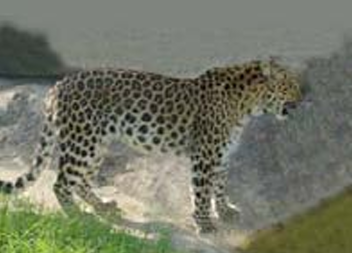
#> input picture project2/cheetah.png, 352 x 253 px
$ jupyter execute part2.ipynb
#> lines starting #> are read from the running program, lines starting #| are printed output that depends on the picture
## Imports and Convolution Function

[cell 1]
import matplotlib.pyplot as plt
import numpy as np
import cv2


def convolve(image, kernel):
    height, width, depth = image.shape
    kernel_size = kernel.shape[0] # kernel is square

    pad_size = kernel_size // 2
    padded_image = np.pad(image, ((pad_size, pad_size), (pad_size, pad_size), (pad_size, pad_size)), mode='edge')
    result = np.zeros((height, width, depth))

    for y in range(height):
        for x in range(width):
            for d in range(depth):
                mat = padded_image[y:y+kernel_size, x:x+kernel_size, d]
                result[y, x, d] = np.sum(np.multiply(mat, kernel))

    return result.astype(np.uint8)

## Read in Images

[cell 2]
#Gaussian Blur

cheetah = cv2.imread('./cheetah.png')
#> cheetah is the input picture: shape (253, 352, 3); mean B, G, R 102.5, 119, 115.7
elephant = cv2.imread('./elephant.png')
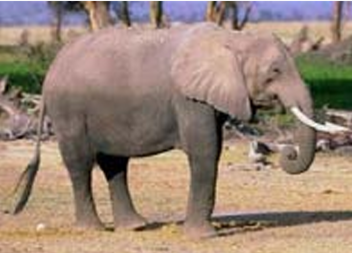
#> input picture project2/elephant.png, 352 x 253 px
#> elephant is the input picture: shape (253, 352, 3); mean B, G, R 118.7, 133.4, 154
cheetah = cv2.cvtColor(cheetah, cv2.COLOR_BGR2RGB)
elephant = cv2.cvtColor(elephant, cv2.COLOR_BGR2RGB)

## Calculate high and low pass filters

[cell 3]
gaussian_est_kernel = 1/16 * np.array([
    [1, 2, 1],
    [2, 4, 2],
    [1, 2, 1]
])


low_pass_elephant = convolve(elephant, gaussian_est_kernel)
#> after the loop in convolve, `for y in range(height):`:
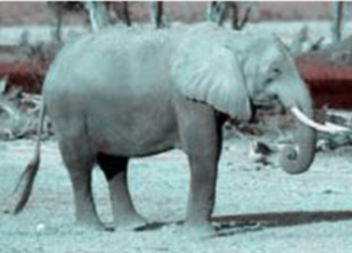
#> result: shape (253, 352, 3) float64; mean of channels 0, 1, 2 154, 154, 133.4; drawn as B, G, R
high_pass_elephant = (elephant - low_pass_elephant)
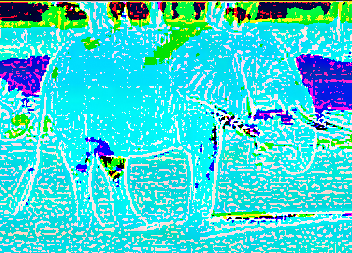
#> high_pass_elephant: shape (253, 352, 3); mean R, G, B 68, 210, 211.6

low_pass_cheetah = convolve(cheetah, gaussian_est_kernel)
#> after the loop in convolve (call 2), `for y in range(height):`:
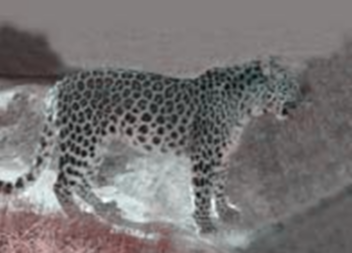
#> result: shape (253, 352, 3) float64; mean of channels 0, 1, 2 115.7, 115.7, 119; drawn as B, G, R
high_pass_cheetah = (cheetah - low_pass_cheetah)
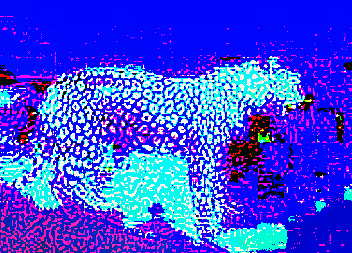
#> high_pass_cheetah: shape (253, 352, 3); mean R, G, B 58.8, 70.9, 228.3

## Create Hybrid Images

[cell 4]
# Combine the low-pass and high-pass components with weighting
hybrid_image_1 = np.clip((low_pass_cheetah) + (high_pass_elephant), 0, 255).astype(np.uint8)
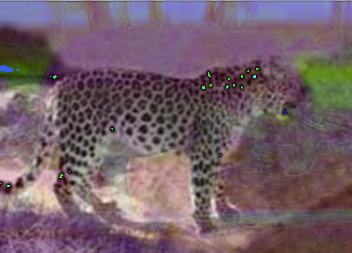
#> hybrid_image_1: shape (253, 352, 3); mean R, G, B 115.7, 95.5, 104.6
hybrid_image_2 = np.clip((low_pass_elephant * 0.75) + (high_pass_cheetah * 0.25), 0, 255).astype(np.uint8)
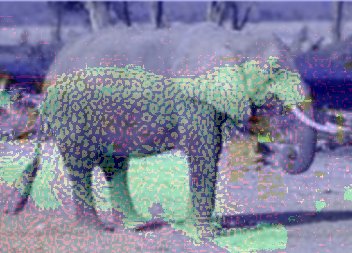
#> hybrid_image_2: shape (253, 352, 3); mean R, G, B 129.5, 132.5, 156.4

## Display Images

[cell 5]
# Display the hybrid images using Matplotlib
fig, ax = plt.subplots(1, 2, figsize=(10, 5))
ax[0].imshow(hybrid_image_1)
ax[0].set_title('Hybrid Image 1')
ax[1].imshow(hybrid_image_2)
ax[1].set_title('Hybrid Image 2')
plt.show()
